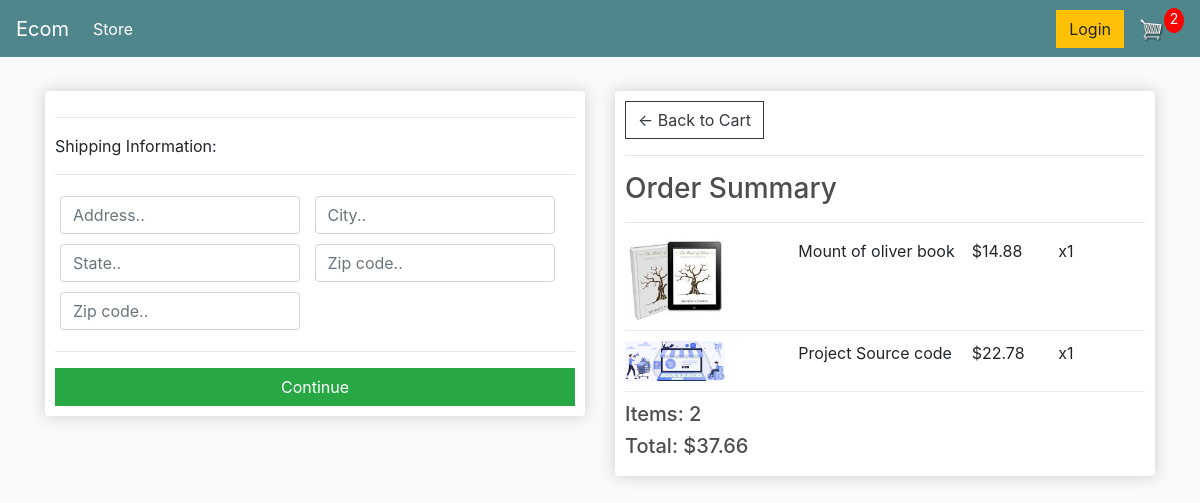
Screenshot of /checkout/ (signed in) with the database file from the repository.
### store/models.py (models this page shows, shortened)
class OrderItem(models.Model):
    product = models.ForeignKey(Product, on_delete=models.SET_NULL, null=True)
    order = models.ForeignKey(Order, on_delete=models.SET_NULL, null=True)
    quantity = models.IntegerField(default=0, null=True, blank=True)
    date_added = models.DateTimeField(auto_now_add=True)
    @property
    def get_total(self):
        total = self.product.price * self.quantity
        return total

class Product(models.Model):
    name = models.CharField(max_length=200, null=True)
    price = models.DecimalField(max_digits=7,decimal_places=2)
    digital = models.BooleanField(default=False, null=True, blank=True)
    images = models.ImageField(null=True, blank=True)
    @property
    def imageURL(self):
        try:
            url = self.images.url
        except:
            url = ''
        return url

class Order(models.Model):
    customer = models.ForeignKey(Customer, on_delete=models.SET_NULL, null=True, blank=True)
    date_ordered = models.DateTimeField(auto_now_add=True)
    complete = models.BooleanField(default=False, null=True, blank=True)
    transaction_id = models.CharField(max_length=200, null=True)
    @property
    def shipping(self):
        shipping = False
        orderitems = self.orderitem_set.all()
        for i in orderitems:
            if  i.product.digital == False:
                shipping = True
            return shipping
    @property
    def get_cart_total(self):
        orderitems = self.orderitem_set.all()
        total = sum([item.get_total for item in orderitems])
        return total
    @property
    def get_cart_items(self):
        orderitems = self.orderitem_set.all()
        total = sum([item.quantity for item in orderitems])
        return total

### store/views.py (the view)
# urls.py: path('checkout/',views.checkout, name="checkout"),
def checkout(request):
    data = cartData(request)
    cartItems = data['cartItems']
    order = data['order']
    items = data['items']
    context={'items':items,'order':order,'cartItems':cartItems}
    return render(request, 'store/Checkout.html',context)

### store/utils.py (called while the page is built)
def cartData(request):
    if request.user.is_authenticated:
        customer = request.user.customer
        order, created = Order.objects.get_or_create(customer=customer, complete=False)
        items = order.orderitem_set.all()
        cartItems = order.get_cart_items
    else:
        cookieData = cookieCart(request)
        cartItems = cookieData['cartItems']
        order = cookieData['order']
        items = cookieData['items']
    return  {'cartItems':cartItems,'order':order,'items':items}

### store/templates/store/Checkout.html (shortened to what this page needs)
{% extends 'store/main.html' %}
{% load static %}
{% block content %}
     <div class="row">
		<div class="col-lg-6">
			<div class="box-element" id="form-wrapper">
				<form id="form">
					<div id="shipping-info">
						<hr>
						<p>Shipping Information:</p>
						<hr>
						<div class="form-field">
							<input class="form-control" type="text" name="address" placeholder="Address..">
						</div>
						<div class="form-field">
							<input class="form-control" type="text" name="city" placeholder="City..">
						</div>
						<div class="form-field">
							<input class="form-control" type="text" name="state" placeholder="State..">
						</div>
						<div class="form-field">
							<input class="form-control" type="text" name="zipcode" placeholder="Zip code..">
						</div>
						<div class="form-field">
							<input class="form-control" type="text" name="country" placeholder="Zip code..">
						</div>
					</div>
					<hr>
					<input id="form-button" class="btn btn-success btn-block" type="submit" value="Continue">
				</form>
			</div>
			<br>
		</div>
		<div class="col-lg-6">
			<div class="box-element">
				<a  class="btn btn-outline-dark" href="{% url 'cart' %}">&#x2190; Back to Cart</a>
				<hr>
				<h3>Order Summary</h3>
				<hr>
				{% for item in items %}
				<div class="cart-row">
					<div style="flex:2"><img class="row-image" src="{{item.product.imageURL}}"></div>
					<div style="flex:2"><p>{{item.product.name}}</p></div>
					<div style="flex:1"><p>${{item.product.price|floatformat:2}}</p></div>
					<div style="flex:1"><p>x{{item.quantity}}</p></div>
				</div>
				{% endfor %}
				<h5>Items: {{order.get_cart_items}}</h5>
				<h5>Total:   ${{order.get_cart_total|floatformat:2}}</h5>
			</div>
		</div>
	</div>
{% endblock content %}

### static/css/main.css (style rules this page uses)
body { background-color: hsl(0, 0%, 98%); }
h1,h2,h3,h4,h5,h6 { color:hsl(0, 0%, 30%); }
.box-element { box-shadow:hsl(0, 0%, 80%) 0 0 16px; background-color: #fff; border-radius: 4px; padding: 10px; }
.col-lg-4, .col-lg-6, .col-lg-8, .col-lg-12 { margin-top: 10px; }
.btn { border-radius: 0; }
.row-image { width: 100px; }
.form-field { width:250px; display: inline-block; padding: 5px; }
.cart-row { display: flex; align-items: flex-stretch; padding-bottom: 10px; margin-bottom: 10px; border-bottom: 1px solid #ececec; }

### rows the page displays
OrderItem: product.imageURL (picture), product.name "Mount of oliver book", product.price "14.88", quantity "1"
OrderItem: product.imageURL (picture), product.name "Project Source code", product.price "22.78", quantity "1"
Order: get_cart_items "2", get_cart_total "37.66"

### other values shown
{{ cartItems }} "2"
